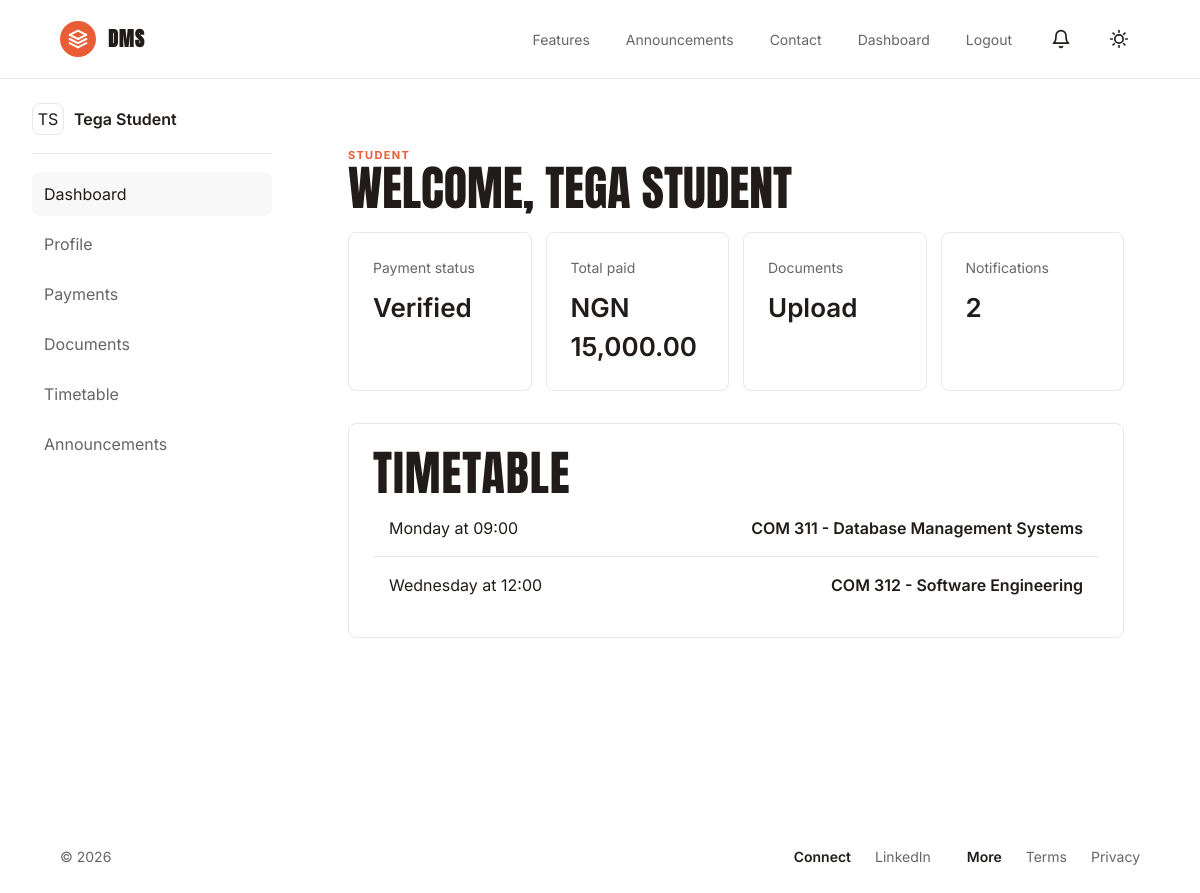
The app's page /student/dashboard.php (signed in) with its own data.
### tables this page shows
CREATE TABLE timetable (
    id INT AUTO_INCREMENT PRIMARY KEY,
    course_id INT NOT NULL,
    staff_id INT NULL,
    day_of_week VARCHAR(20) NOT NULL,
    start_time TIME NOT NULL,
    end_time TIME NOT NULL,
    venue VARCHAR(120) NOT NULL,
    level VARCHAR(20) NOT NULL,
    semester VARCHAR(30) NOT NULL,
    created_at TIMESTAMP DEFAULT CURRENT_TIMESTAMP,
    INDEX idx_timetable_day (day_of_week, start_time),
    FOREIGN KEY (course_id) REFERENCES courses(id) ON DELETE CASCADE,
    FOREIGN KEY (staff_id) REFERENCES staff(id) ON DELETE SET NULL
);

CREATE TABLE courses (
    id INT AUTO_INCREMENT PRIMARY KEY,
    code VARCHAR(30) NOT NULL UNIQUE,
    title VARCHAR(180) NOT NULL,
    credit_units TINYINT NOT NULL DEFAULT 3,
    level VARCHAR(20) NOT NULL,
    semester VARCHAR(30) NOT NULL,
    status ENUM('active','inactive') DEFAULT 'active',
    created_at TIMESTAMP DEFAULT CURRENT_TIMESTAMP
);

### helpers/functions.php (called while the page is built, shortened)
<?php
function current_user(): ?array
{
    return $_SESSION['user'] ?? null;
}
function e(?string $value): string
{
    return htmlspecialchars((string) $value, ENT_QUOTES, 'UTF-8');
}
function money(float|int|string|null $amount): string
{
    return 'NGN ' . number_format((float) $amount, 2);
}

### services/DashboardService.php (called while the page is built, shortened)
<?php
final class DashboardService
{
    public function announcements(int $limit = 6): array
    {
        $statement = $this->pdo->prepare('SELECT * FROM announcements WHERE status = ? ORDER BY published_at DESC LIMIT ' . $limit);
        $statement->execute(['published']);
        return $statement->fetchAll();
    }
    public function upcomingTimetable(?int $userId = null, string $role = 'student'): array
    {
        $sql = 'SELECT timetable.*, courses.code, courses.title, staff.staff_no
                FROM timetable
                INNER JOIN courses ON courses.id = timetable.course_id
                LEFT JOIN staff ON staff.id = timetable.staff_id
                ORDER BY FIELD(day_of_week, "Monday","Tuesday","Wednesday","Thursday","Friday","Saturday"), start_time
                LIMIT 8';
        return $this->pdo->query($sql)->fetchAll();
    }
}

### middleware/auth.php (called while the page is built, shortened)
<?php
function require_auth(array $roles = []): array
{
    $user = current_user();
    return $user;
}

### student/dashboard.php (the view, shortened to what this page needs)
<?php
require_once __DIR__ . '/../middleware/auth.php';
require_once __DIR__ . '/../services/DashboardService.php';
$user = require_auth(['student']);
$service = new DashboardService($pdo);
$announcements = $service->announcements();
$timetable = $service->upcomingTimetable((int) $user['id'], 'student');
$payment = $pdo->prepare('SELECT COALESCE(SUM(amount), 0) FROM payments WHERE user_id = ? AND status = "paid"');
$payment->execute([$user['id']]);
$paid = (float) $payment->fetchColumn();
include __DIR__ . '/../components/header.php';
?>
<div class="app-layout">
    <?php include __DIR__ . '/../components/sidebar.php'; ?>
    <section class="workspace">
        <div class="workspace-heading"><div><p class="eyebrow">Student</p><h1>Welcome, <?= e($user['name']) ?></h1></div></div>
        <div class="stats-grid">
            <article><span>Payment status</span><strong><?= $paid > 0 ? 'Verified' : 'Pending' ?></strong></article>
            <article><span>Total paid</span><strong><?= e(money($paid)) ?></strong></article>
            <article><span>Documents</span><strong>Upload</strong></article>
            <article><span>Notifications</span><strong><?= e((string) count($announcements)) ?></strong></article>
        </div>
        <section class="panel">
            <h2>Timetable</h2>
            <?php foreach ($timetable as $slot): ?>
                <div class="compact-row"><span><?= e($slot['day_of_week']) ?> at <?= e(substr($slot['start_time'], 0, 5)) ?></span><strong><?= e($slot['code']) ?> - <?= e($slot['title']) ?></strong></div>
            <?php endforeach; ?>
        </section>
    </section>
</div>
<?php include __DIR__ . '/../components/footer.php'; ?>

### assets/css/app.css (style rules this page uses)
:root { --bg: #ffffff; --panel: #ffffff; --text: #211c19; --muted: #666666; --soft: #f8f8f8; --line: #e8e8e8; --ink: #211c19; --accent: #E85D36; --warning: #a16207; --danger: #b91c1c; --radius: 8px; --pill-radius: 9999px; }
* { box-sizing: border-box; }
html { color-scheme: light; }
body { margin: 0; background: var(--bg); color: var(--text); font-family: 'Inter', -apple-system, BlinkMacSystemFont, "Segoe UI", Roboto, Arial, sans-serif; font-weight: 400; line-height: 1.5; letter-spacing: 0; }
h1, h2, h3, h4, h5, h6 { font-family: 'Anton', sans-serif; font-weight: 400; text-transform: uppercase; letter-spacing: 0.02em; }
strong, th { font-weight: 600; font-family: 'Inter', sans-serif; }
.home-hero h1, .page-heading h1, .workspace-heading h1 { margin: 0; font-size: clamp(44px, 6vw, 76px); line-height: 1.02; letter-spacing: 0; max-width: 820px; }
.eyebrow { margin: 0; color: var(--accent); text-transform: uppercase; font-size: 11px; font-weight: 700; letter-spacing: .12em; }
.panel, .auth-card, .feature-grid article, .contact-grid article { background: var(--panel); border: 1px solid var(--line); border-radius: var(--radius); }
.metric-row, .compact-row, .detail-list p { display: flex; justify-content: space-between; gap: 16px; padding: 16px; border-bottom: 1px solid var(--line); }
.metric-row:last-child, .compact-row:last-child, .detail-list p:last-child { border-bottom: 0; }
.section-heading h2, .panel h2 { margin: 0; font-size: clamp(30px, 4vw, 52px); line-height: 1.08; }
.feature-grid, .contact-grid, .stats-grid, .dashboard-grid { display: grid; grid-template-columns: repeat(4, minmax(0, 1fr)); gap: 14px; }
.feature-grid article, .contact-grid article, .stats-grid article { padding: 24px; }
.app-layout { display: grid; grid-template-columns: 240px minmax(0, 1fr); min-height: calc(100vh - 73px); gap: 32px; padding: 24px 32px; }
.workspace { padding: clamp(24px, 4vw, 44px); min-width: 0; }
.workspace-heading { display: flex; justify-content: space-between; align-items: center; margin-bottom: 20px; }
.workspace-heading h1 { font-size: clamp(30px, 4vw, 52px); }
.stats-grid { margin-bottom: 32px; }
.stats-grid article { background: var(--panel); border: 1px solid var(--line); border-radius: var(--radius); }
.stats-grid span { display: block; color: var(--muted); font-size: 14px; }
.stats-grid strong { display: block; margin-top: 10px; font-size: 26px; }
.panel { padding: 24px; margin-bottom: 16px; min-width: 0; }

### records on screen
timetable: day_of_week "Monday", start_time "09:00", course.code "COM 311", course.title "Database Management Systems"
timetable: day_of_week "Wednesday", start_time "12:00", course.code "COM 312", course.title "Software Engineering"

### other values on screen
initials($profileName) "TS"
$profileName "Tega Student"
$label "Dashboard"
$label "Profile"
$label "Payments"
$label "Documents"
$label "Timetable"
$label "Announcements"
$user['name'] "TEGA STUDENT"
money($paid) "NGN 15,000.00"
count($announcements) "2"
